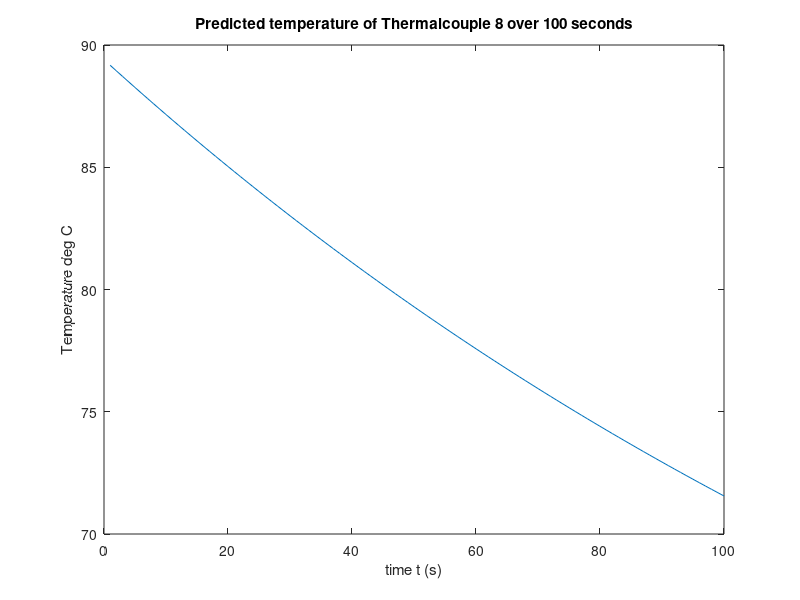

Source code (MATLAB):
clc; clear all;
L = 5.875; %in
H = 7.861; 
T_0 = 7.949; %deg C
alph = 0.0747;
lambda = pi/(2*L);
bn =@(n) (4*H*L*(-1)^(n-1))/((2*n-1)*pi);

x = 4.875;

%sumation
 yeet = zeros(1,10);
 
 for t = 1:100
    sum = 0;
    for j = 1:10
        sum = sum + bn(j)*sin(lambda*x)* exp(-(lambda^2)*alph*t);
    end
    yeet(t) = sum;
 end
temp = zeros(1,100);
for i = 1:100
    temp(i) = T_0 + H*x + yeet(i);
end

figure
plot(1:100,temp)
hold on
xlabel('time t (s)')
ylabel('Temperature deg C')
title('Predicted temperature of Thermalcouple 8 over 100 seconds')